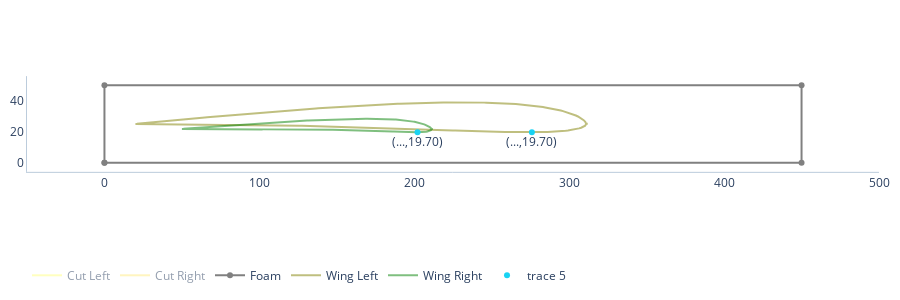

This figure's notebook cell:
### Code cell
fig_p.update_layout(
            autosize=True,
            height = 300)

fig_p.add_trace(go.Scatter(
    x=[root_coord[0],tip_coord[0]],
    y=[root_coord[1],tip_coord[1]],
    mode="markers+text",
    text=["(...,%.2f)" % root_coord[1],"(...,%.2f)" % (tip_coord[1])],
    textposition="bottom center"
))
fig_p.show()

### Figure 1 — Plotly figure (JSON) as saved in the notebook; plotly's stock layout.template omitted (floating-point values rounded to 4 significant figures; data arrays with more than 128 entries replaced by an {"elided": "..."} marker saying what was removed)
{"data": [{"line": {"color": "yellow"}, "name": "Cut Left", "opacity": 0.5, "type": "scatter", "visible": "legendonly", "x": {"elided": "407 float values"}, "y": {"elided": "407 float values"}}, {"line": {"color": "gold"}, "name": "Cut Right", "opacity": 0.5, "type": "scatter", "visible": "legendonly", "x": {"elided": "407 float values"}, "y": {"elided": "407 float values"}}, {"line": {"color": "gray"}, "name": "Foam", "type": "scatter", "x": [0, 450, 450, 0, 0], "y": [0, 0, 50, 50, 0]}, {"line": {"color": "olive"}, "name": "Wing Left", "opacity": 0.5, "type": "scatter", "x": {"elided": "407 float values"}, "y": {"elided": "407 float values"}}, {"line": {"color": "green"}, "name": "Wing Right", "opacity": 0.5, "type": "scatter", "x": {"elided": "407 float values"}, "y": {"elided": "407 float values"}}, {"mode": "markers+text", "text": ["(...,19.70)", "(...,19.70)"], "textposition": "bottom center", "type": "scatter", "x": [275.9, 202.1], "y": [19.7, 19.7]}], "layout": {"autosize": true, "height": 300, "legend": {"orientation": "h"}, "margin": {"b": 10, "l": 10, "r": 20, "t": 10}, "plot_bgcolor": "#FFF", "scene": {"aspectmode": "data", "xaxis": {"nticks": 4, "showbackground": false}, "yaxis": {"nticks": 1, "showbackground": false}, "zaxis": {"nticks": 1, "showbackground": false}}, "xaxis": {"constrain": "domain", "linecolor": "#BCCCDC", "range": [-50, 500], "showgrid": false}, "yaxis": {"constrain": "domain", "linecolor": "#BCCCDC", "scaleanchor": "x", "scaleratio": 1, "showgrid": false}}}
